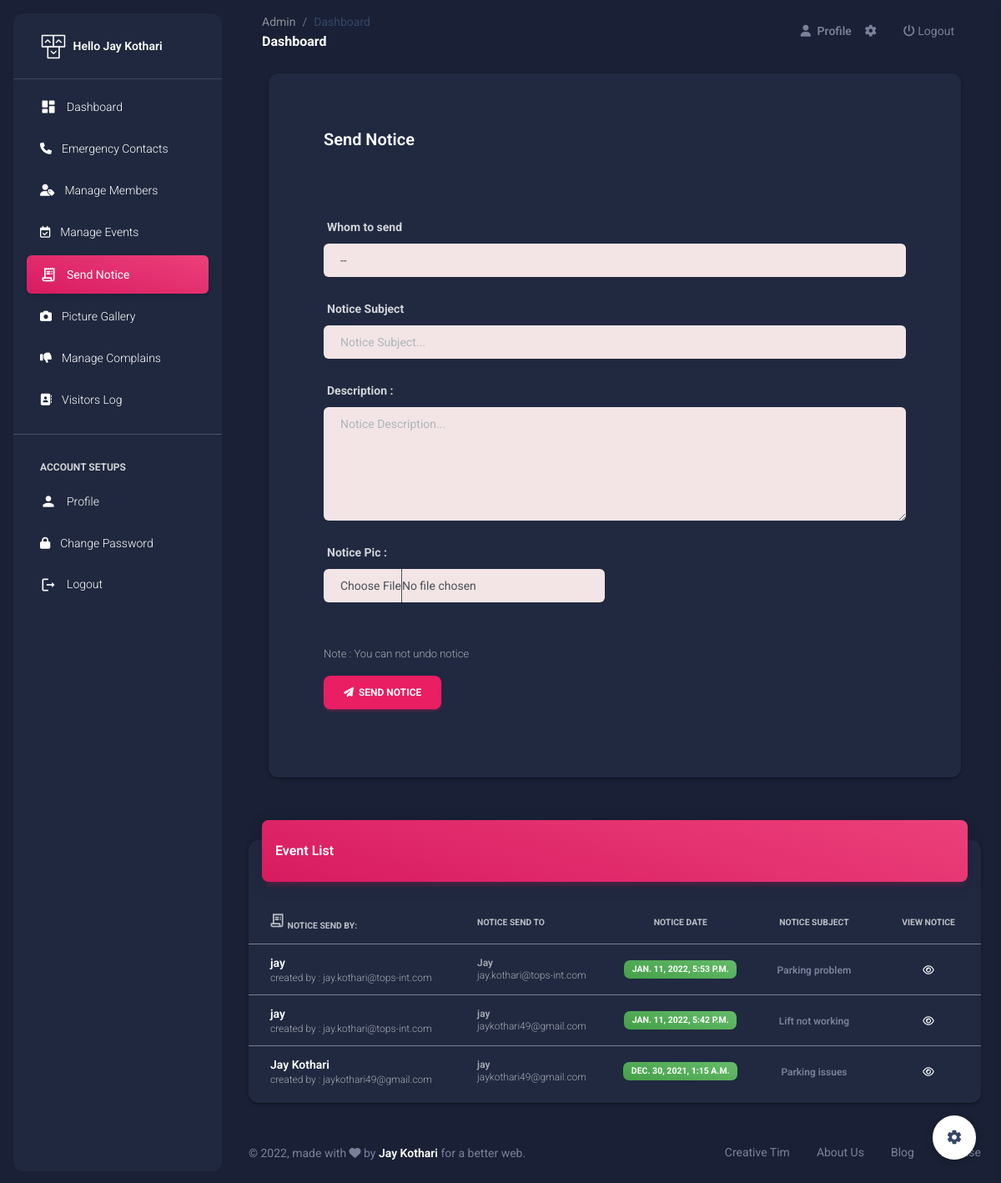
Page /Sec/send-notice/ (signed in) on the committed database.
### SecApp/models.py (models this page shows, shortened)
class SecUser(models.Model):
    name = models.CharField(max_length=50)
    email = models.EmailField(unique=True)
    mobile = models.CharField(max_length=15)
    password = models.CharField(max_length=50)
    pic = models.FileField(upload_to='Profile',default='avatar.png')
    setting = models.BooleanField(default=False)
    active = models.BooleanField(default=False)

### MemberApp/models.py (models this page shows, shortened)
class Notice(models.Model):
    uid = models.ForeignKey(SecUser,on_delete=models.CASCADE)
    member = models.ForeignKey(Member,on_delete=models.CASCADE)
    subject = models.CharField(max_length=100)
    des = models.TextField()
    pic = models.FileField(upload_to='Notice',blank=True,null=True)
    created_at = models.DateTimeField(auto_now_add=True)

class Member(models.Model):
    doc_choice = (
        ('Aadhar','Aadhar'),
        ('PAN','PAN'),
        ('DL','DL'),
        ('Other','Other'),
    )
    uid = models.ForeignKey(SecUser,on_delete=models.CASCADE,null=True)
    fname = models.CharField(max_length=20)
    lname = models.CharField(max_length=20)
    email = models.EmailField(unique=True)
    mobile = models.CharField(max_length=15)
    doc = models.CharField(max_length=30,choices=doc_choice)
    doc_number = models.CharField(max_length=20)
    flat_no = models.CharField(max_length=10)
    address = models.TextField()
    password = models.CharField(max_length=20)
    pic = models.FileField(upload_to='member',default='avatar.png')
    verify = models.BooleanField(default=False)
    role = models.CharField(max_length=20,default='member')
    created_at = models.DateTimeField(auto_now_add=True)

### SecApp/views.py (the view, shortened to what this page needs)
# urls.py: path('send-notice/',views.send_notice, name='send-notice'),
def send_notice(request):
    uid = SecUser.objects.get(email=request.session['email'])
    members = mm.Member.objects.all()
    notices = mm.Notice.objects.all()[::-1]
    return render(request,'send-notice.html',{'members':members,'notices':notices,'uid':uid})

### SecApp/templates/send-notice.html (shortened to what this page needs)
{% extends 'sec-header.html' %}
{% load static %}
{% block notice %}
<li class="nav-item">
  <a class="nav-link text-white  active bg-gradient-primary" href="">
    <div class="text-white text-center me-2 d-flex align-items-center justify-content-center">
      <i class="material-icons opacity-10">receipt_long</i>
    </div>
    <span class="nav-link-text ms-1">Send Notice</span>
  </a>
</li>
{% endblock %}
{% block content %}
<br><br><br>
<div class="container-fluid px-2 px-md-4">
    <div class="card card-body mx-3 mx-md-4 mt-n6">
      <div class="row gx-4 mb-2">
        <div class="col-auto my-auto">
          <div class="h-100">
            <h5 class="mb-1" style="margin-left: 50px; margin-top: 50px;">
              Send Notice
            </h5>
          </div>
        </div>
      </div>
      <div style="margin: 50px;">
      <form action="{% url 'send-notice' %}" method="POST" enctype="multipart/form-data">
        <div class="row">
            <div class="form-group col-12">
                <label for="exampleInputPassword1"><b>Whom to send</b></label>
                <select name="member" id="" style="background-color: rgb(243, 229, 229); padding-left: 20px;" class="form-control" required>
                    <option value="">--</option>
                </select>
            </div>
        </div><br>
        <div class="row">
            <div class="form-group col-12">
                <label for="exampleInputPassword1"><b>Notice Subject</b></label>
                <input type="text" class="form-control" style="background-color: rgb(243, 229, 229); padding-left: 20px;" name="subject" id="exampleInputPassword1" placeholder="Notice Subject..." required>
            </div>
        </div><br>
        <div class="row">
            <div class="form-group col-12">
                <label for="exampleInputPassword1"><b>Description :</b></label>
                <textarea name="des" class="form-control" style="background-color: rgb(243, 229, 229); padding-left: 20px;" placeholder="Notice Description..." id="" cols="30" rows="5" required></textarea>
            </div>
        </div><br>
        <div class="row">
            <div class="form-group col-6">
                <label for="exampleInputPassword1"><b>Notice Pic : </b></label>
                <input type="file" class="form-control" style="background-color: rgb(243, 229, 229); padding-left: 20px;" name="pic" id="exampleInputPassword1" placeholder="">
            </div>
        </div><br><br>
        <p style="color: red; font-size: small;">Note : You can not undo notice</p>
        <button type="submit" class="btn btn-primary"><i class="fa fa-send"></i> &nbsp;Send Notice</button>
      </form>
    </div>
    </div>
    <br><br>
    <div class="row">
      <div class="col-12">
        <div class="card my-4">
          <div class="card-header p-0 position-relative mt-n4 mx-3 z-index-2">
            <div class="bg-gradient-primary shadow-primary border-radius-lg pt-4 pb-3">
              <h6 class="text-white text-capitalize ps-3">Event List</h6>
            </div>
          </div>
          <div class="card-body px-0 pb-2">
            <div class="table-responsive p-0">
              <table class="table align-items-center mb-0">
                <thead>
                  <tr>
                    <th class="text-uppercase text-secondary text-xxs font-weight-bolder opacity-7 Center"><i class="material-icons opacity-10">receipt_long</i>  Notice Send By:</th>
                    <th class="text-uppercase text-secondary text-xxs font-weight-bolder opacity-7 ps-2">Notice Send to</th>
                    <th class="text-center text-uppercase text-secondary text-xxs font-weight-bolder opacity-7">Notice Date</th>
                    <th class="text-center text-uppercase text-secondary text-xxs font-weight-bolder opacity-7">Notice Subject</th>
                    <th class="text-center text-uppercase text-secondary text-xxs font-weight-bolder opacity-7">View Notice</th>
                  </tr>
                </thead>
                <tbody>
                  {% for one in notices %}
                  <tr>
                    <td>
                      <div class="d-flex px-2 py-1">
                        <div class="d-flex flex-column justify-content-center" style="margin-left: 10px;">
                          <h6 class="mb-0 text-sm">{{one.uid.name}}</h6>
                          <a href="mailto:{{one.uid.email}}"><p class="text-xs text-secondary mb-0">created by : {{one.uid.email}}</p></a>
                        </div>
                      </div>
                    </td>
                    <td>
                      <p class="text-xs font-weight-bold mb-0">{{one.member.fname}}</p>
                      <p class="text-xs text-secondary mb-0">{{one.member.email}}</p>
                    </td>
                    <td class="align-middle text-center text-sm">
                      <span class="badge badge-sm bg-gradient-success">{{one.created_at}}</span>
                    </td>
                    <td class="align-middle text-center">
                      <span class="text-secondary text-xs font-weight-bold">{{one.subject}}</span>
                    </td>
                    <td class="align-middle text-center">
                      <a href="{% url 'view-send-notice' one.id %}" class="text-secondary font-weight-bold text-xs" data-toggle="tooltip" data-original-title="Edit user">
                        <i class="fa fa-eye"></i>
                      </a>
                    </td>
                  </tr>
                  {% endfor %}
                </tbody>
              </table>
            </div>
          </div>
        </div>
      </div>
    </div>
    </div>
{% endblock %}

### SecApp/templates/sec-header.html (shortened to what this page needs)
{% load static %}
<!DOCTYPE html>
<html lang="en">
<head>
  <link href="{% static 'assets/css/nucleo-icons.css' %}" rel="stylesheet" />
  <link href="{% static 'assets/css/nucleo-svg.css' %}" rel="stylesheet" />
  <link id="pagestyle" href="{% static 'assets/css/material-dashboard.css' %}" rel="stylesheet" />
</head>
{% if uid.setting == False %}
<body class="g-sidenav-show  bg-gray-200">
{% else %}
<body class="g-sidenav-show  bg-gray-200 dark-version">
{% endif %}
  <aside class="sidenav navbar navbar-vertical navbar-expand-xs border-0 border-radius-xl my-3 fixed-start ms-3   bg-gradient-dark" id="sidenav-main">
    <div class="sidenav-header">
      <a class="navbar-brand m-0" href=" https://demos.creative-tim.com/material-dashboard/pages/dashboard " target="_blank">
        <img src="{% static 'assets/img/logo-ct.png' %}" class="navbar-brand-img h-100" alt="main_logo">
        <span class="ms-1 font-weight-bold text-white">Hello {{uid.name}}</span>
      </a>
    </div>
    <hr class="horizontal light mt-0 mb-2">
      <ul class="navbar-nav">
        {% block dashboard %}
        <li class="nav-item">
          <a class="nav-link text-white" href="{% url 'index' %}">
            <div class="text-white text-center me-2 d-flex align-items-center justify-content-center">
              <i class="material-icons opacity-10">dashboard</i>
            </div>
            <span class="nav-link-text ms-1">Dashboard</span>
          </a>
        </li>
        {% endblock %}
        {% block emergency %}
        <li class="nav-item">
          <a class="nav-link text-white " href="{% url 'emergency' %}">
            <div class="text-white text-center me-2 d-flex align-items-center justify-content-center">
              <i class="fa fa-phone"></i>
            </div>
            <span class="nav-link-text ms-1">Emergency Contacts</span>
          </a>
        </li>
        {% endblock %}
        {% block add_member %}
        <li class="nav-item">
          <a class="nav-link text-white " href="{% url 'add-member' %}">
            <div class="text-white text-center me-2 d-flex align-items-center justify-content-center">
              <i class="fa fa-user-tag"></i>
            </div>
            <span class="nav-link-text ms-1">Manage Members</span>
          </a>
        </li>
        {% endblock %}
        {% block event %}
        <li class="nav-item">
          <a class="nav-link text-white " href="{% url 'add-event' %}">
            <div class="text-white text-center me-2 d-flex align-items-center justify-content-center">
              <i class="fa fa-calendar-check-o"></i>
            </div>
            <span class="nav-link-text ms-1">Manage Events</span>
          </a>
        </li>
        {% endblock %}
        {% block notice %}{% endblock %}
        {% block gallery %}
        <li class="nav-item">
          <a class="nav-link text-white " href="{% url 'gallery' %}">
            <div class="text-white text-center me-2 d-flex align-items-center justify-content-center">
              <i class="fas fa-camera"></i>
            </div>
            <span class="nav-link-text ms-1">Picture Gallery</span>
          </a>
        </li>
        {% endblock %}
        {% block complain %}
        <li class="nav-item">
          <a class="nav-link text-white " href="{% url 'manage-complains' %}">
            <div class="text-white text-center me-2 d-flex align-items-center justify-content-center">
              <i class="fa fa-thumbs-down"></i>
            </div>
            <span class="nav-link-text ms-1">Manage Complains</span>
          </a>
        </li>
        {% endblock %}
        <li class="nav-item">
          <a class="nav-link text-white " href="">
            <div class="text-white text-center me-2 d-flex align-items-center justify-content-center">
              <i class="fa fa-address-book"></i>
            </div>
            <span class="nav-link-text ms-1">Visitors Log</span>
          </a>
        </li>
        <hr>
        <li class="nav-item mt-3">
          <h6 class="ps-4 ms-2 text-uppercase text-xs text-white font-weight-bolder opacity-8">Account Setups</h6>
        </li>
        {% block profile %}
        <li class="nav-item">
          <a class="nav-link text-white " href="{% url 'profile' %}">
            <div class="text-white text-center me-2 d-flex align-items-center justify-content-center">
              <i class="material-icons opacity-10">person</i>
            </div>
            <span class="nav-link-text ms-1">Profile</span>
          </a>
        </li>
        {% endblock %}
        {% block password %}
        <li class="nav-item">
          <a class="nav-link text-white " href="{% url 'change-password' %}">
            <div class="text-white text-center me-2 d-flex align-items-center justify-content-center">
              <i class="fa fa-lock"></i>
            </div>
            <span class="nav-link-text ms-1">Change Password</span>
          </a>
        </li>
        {% endblock %}
        <li class="nav-item">
          <a class="nav-link text-white " href="{% url 'logout' %}">
            <div class="text-white text-center me-2 d-flex align-items-center justify-content-center">
              <i class="material-icons">logout</i>
            </div>
            <span class="nav-link-text ms-1">Logout</span>
          </a>
        </li>
      </ul>
  </aside>
  <main class="main-content position-relative max-height-vh-100 h-100 border-radius-lg ">
    <nav class="navbar navbar-main navbar-expand-lg px-0 mx-4 shadow-none border-radius-xl" id="navbarBlur" navbar-scroll="true">
      <div class="container-fluid py-1 px-3">
        <nav aria-label="breadcrumb">
          <ol class="breadcrumb bg-transparent mb-0 pb-0 pt-1 px-0 me-sm-6 me-5">
            <li class="breadcrumb-item text-sm"><a class="opacity-5 text-dark" href="javascript:;">Admin</a></li>
            <li class="breadcrumb-item text-sm text-dark active" aria-current="page">Dashboard</li>
          </ol>
          <h6 class="font-weight-bolder mb-0">Dashboard</h6>
        </nav>
        <div class="collapse navbar-collapse mt-sm-0 mt-2 me-md-0 me-sm-4" id="navbar">
          <ul class="navbar-nav  justify-content-end">
            <li class="nav-item d-flex align-items-center">
              <a href="{% url 'profile' %}" class="nav-link text-body font-weight-bold px-0">
                <i class="fa fa-user me-sm-1"></i>
                <span class="d-sm-inline d-none">Profile</span>
              </a>
            </li>
            <li class="nav-item px-3 d-flex align-items-center">
              <a href="javascript:;" class="nav-link text-body p-0">
                <i class="fa fa-cog fixed-plugin-button-nav cursor-pointer"></i>
              </a>
            </li>
            <li class="nav-item px-3 d-flex align-items-center">
                <a href="{% url 'logout' %}" class="nav-link text-body p-0">
                  <i class="fa fa-power-off"></i> Logout
                </a>
            </li>
          </ul>
        </div>
      </div>
    </nav>
{% block content %}
{% endblock %}
<footer class="footer py-4  ">
    <div class="container-fluid">
      <div class="row align-items-center justify-content-lg-between">
        <div class="col-lg-6 mb-lg-0 mb-4">
          <div class="copyright text-center text-sm text-muted text-lg-start">
            © ,
            made with <i class="fa fa-heart"></i> by
            <a href="" class="font-weight-bold" target="_blank">Jay Kothari</a>
            for a better web.
          </div>
        </div>
        <div class="col-lg-6">
          <ul class="nav nav-footer justify-content-center justify-content-lg-end">
            <li class="nav-item">
              <a href="" class="nav-link text-muted">Creative Tim</a>
            </li>
            <li class="nav-item">
              <a href="" class="nav-link text-muted">About Us</a>
            </li>
            <li class="nav-item">
              <a href="" class="nav-link text-muted">Blog</a>
            </li>
            <li class="nav-item">
              <a href="" class="nav-link pe-0 text-muted">License</a>
            </li>
          </ul>
        </div>
      </div>
    </div>
  </footer>
</main>
<div class="fixed-plugin">
<a class="fixed-plugin-button text-dark position-fixed px-3 py-2">
  <i class="material-icons py-2">settings</i>
</a>
</div>
</body>
</html>

### rows in the picture
SecUser: name "Jay Kothari"
Notice: uid.name "jay", uid.email "jay.kothari@tops-int.com", member.fname "Jay", member.email "jay.kothari@tops-int.com", created_at "JAN. 11, 2022, 5:53 P.M.", subject "Parking problem"
Notice: uid.name "jay", uid.email "jay.kothari@tops-int.com", member.fname "jay", member.email "jaykothari49@gmail.com", created_at "JAN. 11, 2022, 5:42 P.M.", subject "Lift not working"
Notice: uid.name "Jay Kothari", uid.email "jaykothari49@gmail.com", member.fname "jay", member.email "jaykothari49@gmail.com", created_at "DEC. 30, 2021, 1:15 A.M.", subject "Parking issues"
